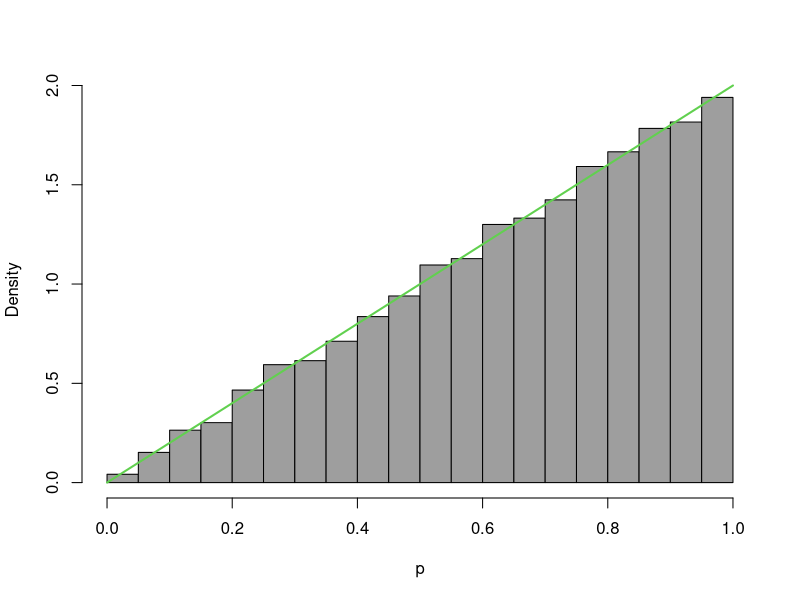
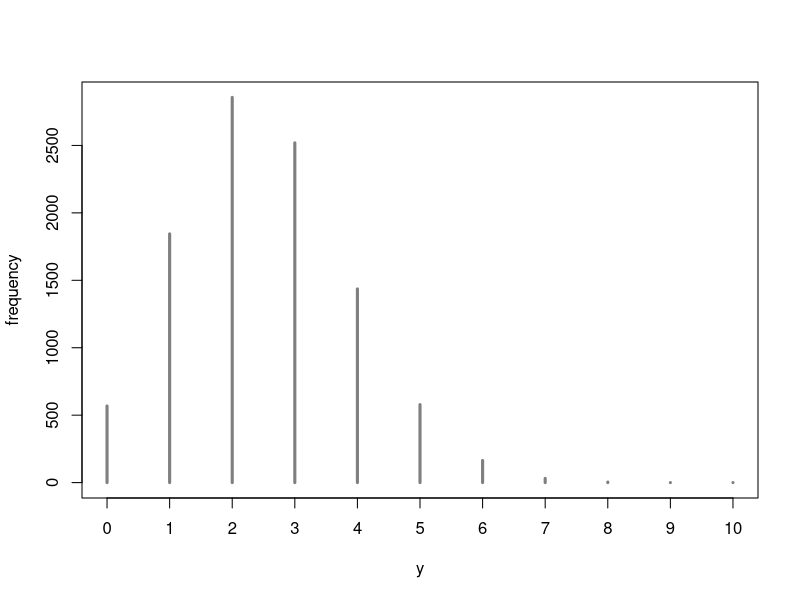

Recreate these plots in R, in order.
###
###  Monte Carlo Sampling for Continuous Random Variable
###

alpha=2
beta=1
K=10000

p.vec=rbeta(K,alpha,beta)

hist(p.vec,col=8,breaks=30,xlab="p",prob=TRUE,main="")
curve(dbeta(x,alpha,beta),col=3,lwd=2,add=TRUE)

###
###  Monte Carlo Integration 
###

alpha/(alpha+beta) 	# exact mean
mean(p.vec)		# MC approximation 

alpha*beta/(alpha+beta)^2/(alpha+beta+1) 	# exact variance
var(p.vec)					# MC approximation

###
###  Monte Carlo Sampling for Discrete Random Variable
###

K=10000
N=10
p=.25

y.vec=rbinom(K,N,p) # simulate 10000 binomial realizations

plot(table(c(y.vec,seq(0,N,1)))-1,col=rgb(0,0,0,.5),type="h",xlim=c(0,N),ylab="frequency",xlab="y",lwd=3,main="")

###
###  Monte Carlo Summation
###

p*N 		# exact mean:  E(y|p)=p*N=0.25*10=2.5
mean(y.vec) 	# MC summation to get E(y|p) = sum_{y=0}^N y [y|p]  

p*(1-p)*N 	# exact var:  V(y|p)=p*(1-p)*N=0.25*0.75*10=1.875
var(y.vec)	# MC summation to get Var(y|p) = sum_{y=0}^N (y-E(y|p))^2 [y|p]		

